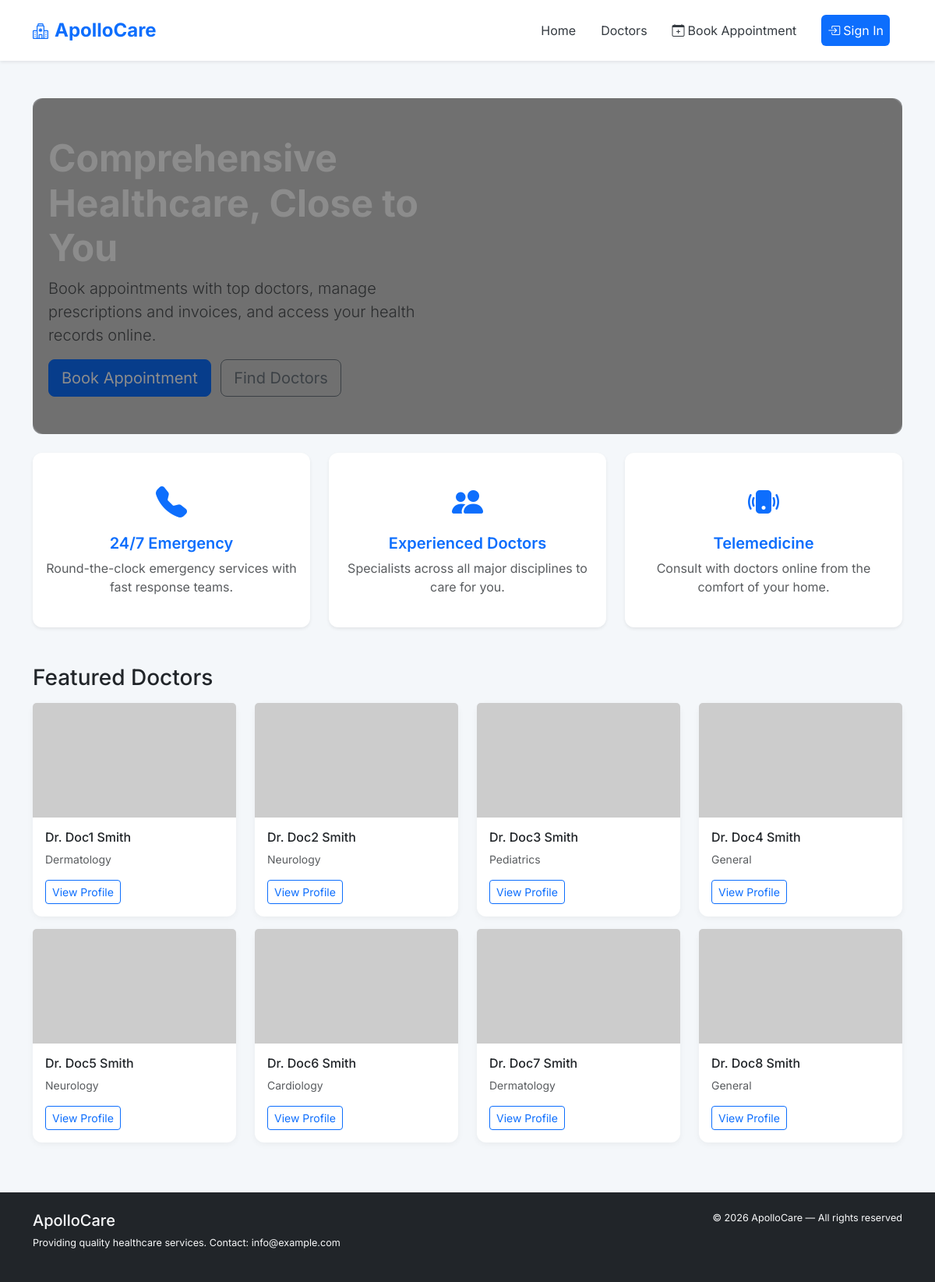
The page / on the database its author committed.
### hospital/models.py (models this page shows, shortened)
class Doctor(models.Model):
    user = models.OneToOneField('User', on_delete=models.CASCADE, related_name='doctor_profile')
    specialty = models.CharField(max_length=200, blank=True)

class User(AbstractUser):
    ROLE_CHOICES = (("admin", "Admin"), ("doctor", "Doctor"), ("patient", "Patient"))
    role = models.CharField(max_length=20, choices=ROLE_CHOICES, default='patient')

### core/views.py (the view)
# urls.py: path('', views.home, name='home'),
def home(request):
    doctors = Doctor.objects.select_related('user').all()[:8]
    return render(request, 'home.html', {'doctors': doctors})

### templates/home.html (shortened to what this page needs)
{% extends "base.html" %}
{% block content %}
<section class="py-5 mb-4 hero bg-light rounded-4">
	<div class="row align-items-center">
		<div class="col-md-6">
			<h1 class="display-5 fw-bold">Comprehensive Healthcare, Close to You</h1>
			{% if user.is_authenticated and user.role == 'admin' %}
				<p class="lead text-muted">Welcome Admin! Manage doctors, patients, and appointments from your dashboard.</p>
				<a class="btn btn-primary btn-lg me-2" href="/dashboard/">Go to Dashboard</a>
				<a class="btn btn-outline-secondary btn-lg" href="/patients/">View Patients</a>
			{% elif user.is_authenticated and user.role == 'doctor' %}
				<p class="lead text-muted">Welcome Doctor! View your patients and appointments.</p>
				<a class="btn btn-success btn-lg me-2" href="/dashboard/">Go to Dashboard</a>
				<a class="btn btn-outline-secondary btn-lg" href="/patients/">My Patients</a>
			{% else %}
				<p class="lead text-muted">Book appointments with top doctors, manage prescriptions and invoices, and access your health records online.</p>
            {% if not user.is_authenticated or user.role == 'patient' %}
            <a class="btn btn-primary btn-lg me-2" href="/appointments/create/">Book Appointment</a>
            {% endif %}
				<a class="btn btn-outline-secondary btn-lg" href="/doctors/">Find Doctors</a>
			{% endif %}
		</div>
		<div class="col-md-6 text-center">
			<img src="https://via.placeholder.com/520x320.png?text=Healthcare" alt="Healthcare" class="img-fluid rounded">
		</div>
	</div>
</section>
<section class="mb-5">
    <div class="row g-4">
        <div class="col-md-4">
            <div class="card h-100 shadow-sm text-center py-4">
                <div class="card-body">
                    <i class="bi bi-telephone-fill display-6 text-primary"></i>
                    <h5 class="card-title mt-3">24/7 Emergency</h5>
                    <p class="card-text text-muted">Round-the-clock emergency services with fast response teams.</p>
                </div>
            </div>
        </div>
        <div class="col-md-4">
            <div class="card h-100 shadow-sm text-center py-4">
                <div class="card-body">
                    <i class="bi bi-people-fill display-6 text-primary"></i>
                    <h5 class="card-title mt-3">Experienced Doctors</h5>
                    <p class="card-text text-muted">Specialists across all major disciplines to care for you.</p>
                </div>
            </div>
        </div>
        <div class="col-md-4">
            <div class="card h-100 shadow-sm text-center py-4">
                <div class="card-body">
                    <i class="bi bi-phone-vibrate-fill display-6 text-primary"></i>
                    <h5 class="card-title mt-3">Telemedicine</h5>
                    <p class="card-text text-muted">Consult with doctors online from the comfort of your home.</p>
                </div>
            </div>
        </div>
    </div>
</section>
<section>
	<h3 class="mb-3">Featured Doctors</h3>
	<div class="row">
		{% for doc in doctors %}
			<div class="col-md-3">
				<div class="card mb-3">
					<img src="https://via.placeholder.com/320x180.png?text=Doctor" class="card-img-top" alt="Doctor">
					<div class="card-body">
						<h6 class="card-title">Dr. {{ doc.user.get_full_name }}</h6>
						<p class="text-muted small">{{ doc.specialty }}</p>
						<a href="/doctors/{{ doc.id }}/" class="btn btn-sm btn-outline-primary">View Profile</a>
					</div>
				</div>
			</div>
		{% empty %}
			<div class="col-12"><div class="alert alert-info">No featured doctors available.</div></div>
		{% endfor %}
	</div>
</section>
{% endblock %}

### templates/base.html (shortened to what this page needs)
<!doctype html>
<html lang="en">
  <head>
    <link href="https://cdn.jsdelivr.net/npm/bootstrap@5.3.2/dist/css/bootstrap.min.css" rel="stylesheet">
    <link rel="stylesheet" href="https://cdn.jsdelivr.net/npm/bootstrap-icons@1.10.5/font/bootstrap-icons.css">
    <link rel="stylesheet" href="/static/css/main.css">
  </head>
  <body class="d-flex flex-column min-vh-100">
    <header>
      <nav class="navbar navbar-expand-lg navbar-light bg-white shadow-sm sticky-top">
        <div class="container">
          <a class="navbar-brand fw-bold text-primary" href="/">
            <i class="bi bi-hospital fs-5 me-2"></i>ApolloCare
          </a>
          <div class="collapse navbar-collapse" id="mainNav">
            <ul class="navbar-nav ms-auto mb-2 mb-lg-0 align-items-lg-center">
              <li class="nav-item"><a class="nav-link" href="/">Home</a></li>
              <li class="nav-item"><a class="nav-link" href="/doctors/">Doctors</a></li>
              {% if user.is_authenticated %}
                {% if user.role == 'admin' %}
                  <li class="nav-item"><a class="nav-link" href="/patients/">Patients</a></li>
                  {% if not user.is_authenticated or user.role != 'admin' %}
                <li class="nav-item"><a class="nav-link" href="/appointments/">Appointments</a></li>
                {% endif %}
                {% elif user.role == 'doctor' %}
                  <li class="nav-item"><a class="nav-link" href="/patients/">My Patients</a></li>
                  <li class="nav-item"><a class="nav-link" href="/appointments/">My Appointments</a></li>
                {% else %}
                  <li class="nav-item"><a class="nav-link" href="/appointments/create/">
                    <i class="bi bi-calendar-plus me-1"></i>Book Appointment
                  </a></li>
                  <li class="nav-item"><a class="nav-link" href="/appointments/">My Appointments</a></li>
                {% endif %}
                <li class="nav-item ms-2">
                  <div class="nav-link dropdown-toggle" role="button" data-bs-toggle="dropdown" aria-expanded="false">
                    <i class="bi bi-person-circle me-2"></i>
                    {{ user.get_full_name|default:user.username }}
                    <span class="badge bg-primary ms-2">
                      {% if user.role == 'admin' %}
                        <i class="bi bi-shield-lock me-1"></i>Admin
                      {% elif user.role == 'doctor' %}
                        <i class="bi bi-stethoscope me-1"></i>Doctor
                      {% else %}
                        <i class="bi bi-heart me-1"></i>Patient
                      {% endif %}
                    </span>
                  </div>
                  <ul class="dropdown-menu dropdown-menu-end">
                    <li><a class="dropdown-item" href="/dashboard/">
                      <i class="bi bi-speedometer2 me-2"></i>Dashboard
                    </a></li>
                    <li><hr class="dropdown-divider"></li>
                    <li><a class="dropdown-item" href="/logout/">
                      <i class="bi bi-box-arrow-right me-2"></i>Logout
                    </a></li>
                  </ul>
                </li>
              {% else %}
                <li class="nav-item"><a class="nav-link" href="/appointments/create/">
                  <i class="bi bi-calendar-plus me-1"></i>Book Appointment
                </a></li>
                <li class="nav-item"><a class="nav-link btn btn-primary text-white ms-2" href="{% url 'login_portal' %}">
                  <i class="bi bi-box-arrow-in-right me-1"></i>Sign In
                </a></li>
              {% endif %}
            </ul>
          </div>
        </div>
      </nav>
    </header>
    <main class="flex-grow-1">
      <div class="container py-5">
        {% block content %}{% endblock %}
      </div>
    </main>
    <footer class="bg-dark text-light mt-auto">
      <div class="container py-4">
        <div class="row">
          <div class="col-md-6">
            <h5>ApolloCare</h5>
            <p class="small">Providing quality healthcare services. Contact: info@example.com</p>
          </div>
          <div class="col-md-6 text-md-end small">
            © {% now "Y" %} ApolloCare — All rights reserved
          </div>
        </div>
      </div>
    </footer>
  </body>
</html>

### static/css/main.css (style rules this page uses)
:root { --brand:#0d6efd;--muted:#6c757d;--card:#ffffff;--dark:#212529;--light:#f4f7fa }
body { font-family:Inter,Arial,sans-serif;background:var(--light);color:var(--dark);margin:0 }
.hero { background:url('https://via.placeholder.com/1200x600.png?text=Hospital+Care') center/cover no-repeat;position:relative;color:#fff;padding:80px 20px;border-radius:12px }
.hero::after { content:'';position:absolute;top:0;left:0;width:100%;height:100%;background:rgba(0,0,0,0.45);border-radius:12px }
.card { background:var(--card);border:none;border-radius:12px;box-shadow:0 2px 8px rgba(0,0,0,0.05) }
.card h5 { font-weight:600;color:var(--brand) }
.navbar-brand { font-family:Inter,Arial,sans-serif;font-size:1.5rem;color:var(--brand) }
.navbar { padding:1rem;box-shadow:0 2px 4px rgba(0,0,0,0.05) }
.navbar-nav .nav-link { color:#343a40;margin-right:1rem }
footer { font-size:.9rem;background:var(--brand);color:#fff }
.btn-primary { background:var(--brand);border-color:var(--brand) }
.container { max-width:1140px }

### rows shown on the page
Doctor: user.get_full_name "Doc1 Smith", specialty "Dermatology"
Doctor: user.get_full_name "Doc2 Smith", specialty "Neurology"
Doctor: user.get_full_name "Doc3 Smith", specialty "Pediatrics"
Doctor: user.get_full_name "Doc4 Smith", specialty "General"
Doctor: user.get_full_name "Doc5 Smith", specialty "Neurology"
Doctor: user.get_full_name "Doc6 Smith", specialty "Cardiology"
Doctor: user.get_full_name "Doc7 Smith", specialty "Dermatology"
Doctor: user.get_full_name "Doc8 Smith", specialty "General"
